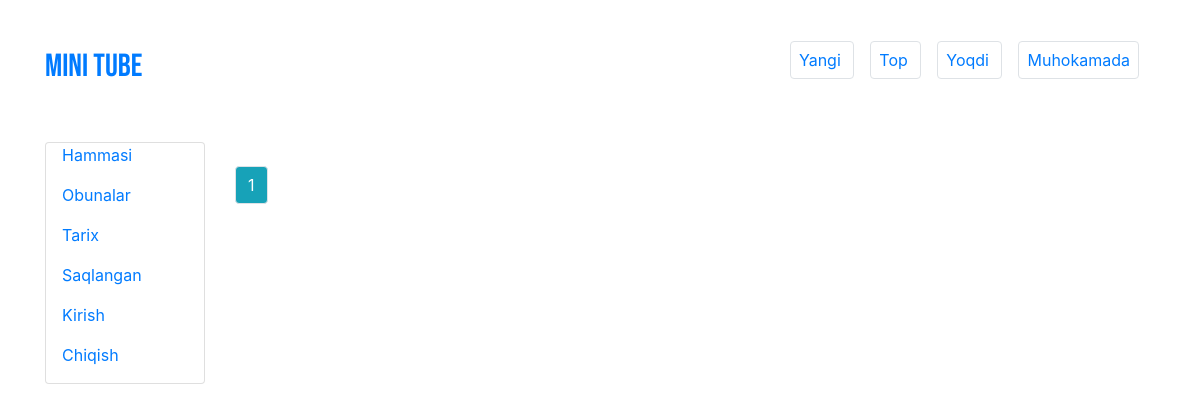
The app's page /, older data.
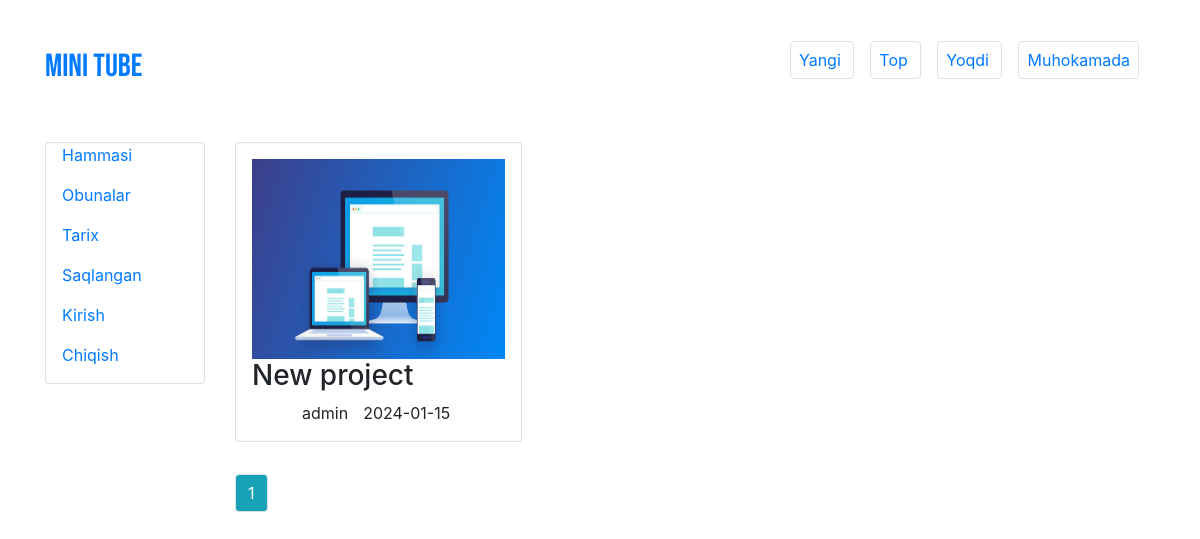
The same page, newer data.
### main/models.py (models this page shows)
class VideoContent(models.Model):
    author = models.ForeignKey(User, related_name='videos', on_delete=models.CASCADE)
    category = models.ForeignKey(Category, related_name='videos', on_delete=models.PROTECT)
    title = models.CharField(max_length=255)
    file = models.FileField(upload_to="videos", blank=True)
    image = models.ImageField(upload_to="images", blank=True)
    video_url = models.URLField(max_length=255, blank=True)
    text = models.TextField(max_length=500)
    likes = models.PositiveBigIntegerField(default=0)
    dislikes = models.PositiveBigIntegerField(default=0)
    views = models.PositiveBigIntegerField(default=0)
    comments_count = models.PositiveBigIntegerField(default=0)
    reg_date = models.DateTimeField(auto_now_add=True)

### accounts/models.py (models this page shows)
class User(AbstractUser):
    phone = models.CharField(max_length=13, verbose_name="Phone" , blank=True)
    image = models.ImageField(upload_to="user_images")
    followings = models.ManyToManyField('self')
    liked_videos = models.ManyToManyField('main.VideoContent', related_name="user_liked_videos")
    watched_videos = models.ManyToManyField('main.VideoContent')

### main/views.py (the view)
# urls.py: path('',  HomeView.as_view(), name="home"),
class HomeView(View):
    def get(self, request, *args, **kwargs):
        page = 1
        if request.GET.get("page"):
            page = int(request.GET.get("page"))
        videos = VideoContent.objects.all()
        paginator = Paginator(videos , 1)
        page_objects = paginator.get_page( page )
        print()
        print(page_objects.object_list)
        print()
        context = {'videos': page_objects.object_list ,"page_objects":page_objects, 'paginator': paginator}
        return render(request, "index.html", context )

### templates/index.html (shortened to what this page needs)
<!DOCTYPE html>
<html lang="en">
<head>
    <link rel="stylesheet" href="/static/bootstrap.css">
<link rel="stylesheet" href="https://cdnjs.cloudflare.com/ajax/libs/font-awesome/6.5.1/css/all.min.css" />
</head>
<body>
    <main>
        <div class="container">
           <nav class="pt-5 d-flex justify-content-between">
                <a href="#" class="logo"> <h2> Mini Tube </h2> </a>
                <div class="filter">
                    <a href="#" class="p-2 border rounded mr-3"> Yangi </a>
                    <a href="#" class="p-2 border rounded mr-3"> Top </a>
                    <a href="#" class="p-2 border rounded mr-3"> Yoqdi </a>
                    <a href="#" class="p-2 border rounded mr-3"> Muhokamada </a>
                </div>
           </nav>
        </div>
        <div class="container mt-5">
            <div class="row">
                <div class="col-md-2">
                    <div class="card pl-3">
                        <p><a href="#"> Hammasi  </a></p>
                        <p><a href="#"> Obunalar  </a></p>
                        <p><a href="#"> Tarix  </a></p>
                        <p><a href="#"> Saqlangan  </a></p>
                        <p><a href="#"> Kirish  </a></p>
                        <p><a href="#"> Chiqish  </a></p>
                    </div>
                </div>
                <div class="col-md-10">
                    <div class="row">
                        {% for v in videos %}
                        <div class="col-md-4 mb-2">
                            <div class="card p-3">
                                <img src="{{ v.image.url }}" height="200px" alt="">
                                <h3> {{ v.title }} </h3>
                                <div class="author d-flex align-items-center">
                                    <span style="margin-left: 10px;"> {{ v.author }} </span>
                                    <span style="margin-left: 15px;">2024-01-15</span>
                                </div>
                            </div>
                        </div>
                        {% endfor %}
                        <nav aria-label="Page navigation example" class="col-md-12 mt-4">
                            <ul class="pagination">
                              <li class="page-item"><a class="page-link bg-info text-white"  href="#">
                                  {{ page_objects.number  }}
                                </a></li>
                            </ul>
                          </nav>
                    </div>
                </div>
            </div>
        </div>
    </main>
</body>
</html>

Row changes from the older to the newer data that the page shows:
added VideoContent: image (picture), title "New project", author "admin"
